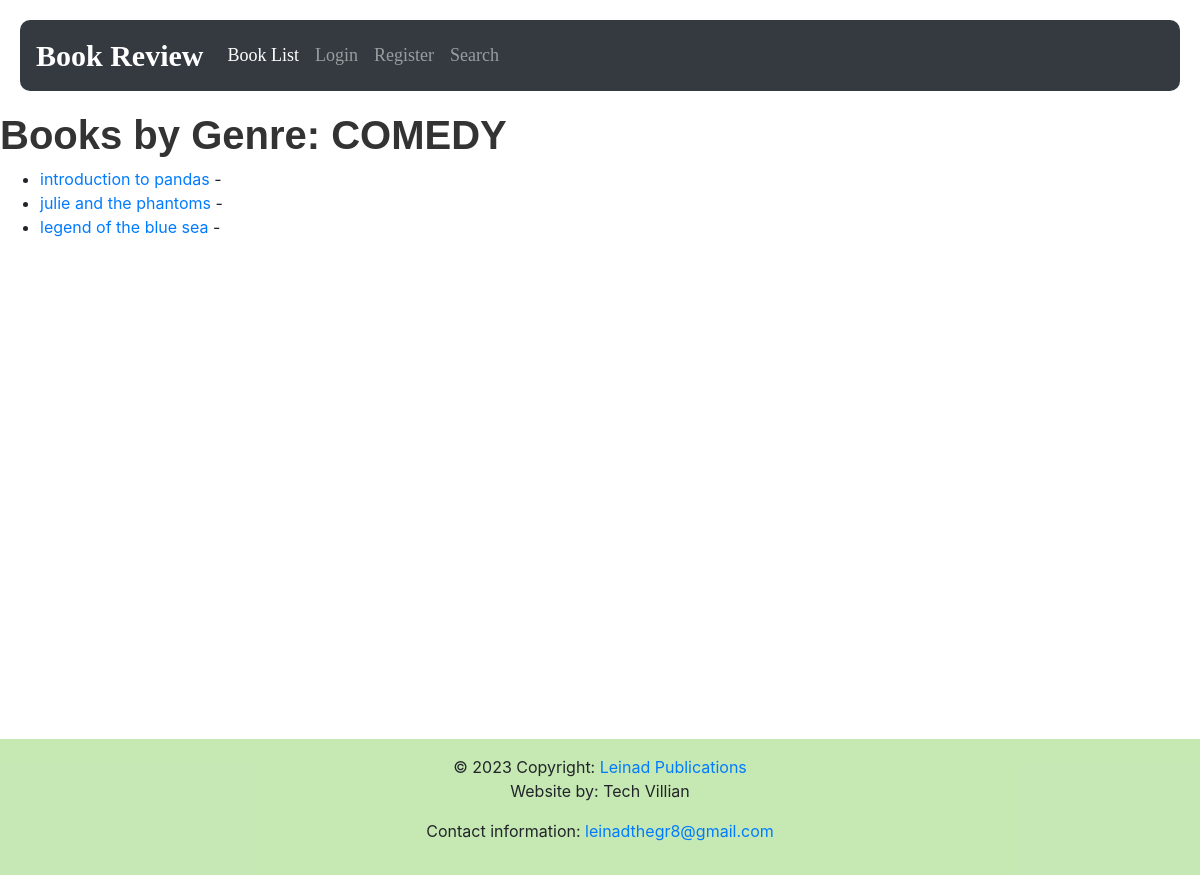
Screenshot of /books/genre/COMEDY/ with the database file from the repository.
### reviews/models.py (models this page shows, shortened)
class Book(models.Model):
    title = models.CharField(max_length=70, help_text='the title of the book')
    publication_date = models.DateField(verbose_name='date the book was published')
    isbn = models.CharField(max_length=20, verbose_name='the isbn number of the book', unique=True)
    publisher = models.ForeignKey('Publisher', on_delete=models.CASCADE)
    contributors = models.ManyToManyField('Contributor', through='BookContributor')
    image = models.ImageField(default='no_image.JPEG', upload_to='book_images', null=True, blank=True)

### reviews/views.py (the view)
# urls.py: path('books/genre/<str:genre_type>/', reviews.views.books_by_genre, name='books_by_genre'),
def books_by_genre(request, genre_type):
    books = Book.objects.filter(genre__genre=genre_type)
    return render(request, 'genresort.html', {'genre_type': genre_type, 'books': books})

### reviews/templates/genresort.html (shortened to what this page needs)
{% extends 'base.html' %}
{% block content %}
    <h1>Books by Genre: {{ genre_type }}</h1>
    <ul>
        {% for book in books %}
            <li>
                <a href="{% url 'book_detail' book.id %}">{{ book.title }}</a> - {{ book.author.name }}
            </li>
        {% endfor %}
    </ul>
{% endblock %}

### reviews/templates/base.html (style rules this page uses)
h1 { font-size: 40px; color: #333; font-family: 'Arial', sans-serif; font-weight: bold; }

### rows the page displays
Book: title "introduction to pandas"
Book: title "julie and the phantoms"
Book: title "legend of the blue sea"

### other values shown
{{ genre_type }} "COMEDY"
